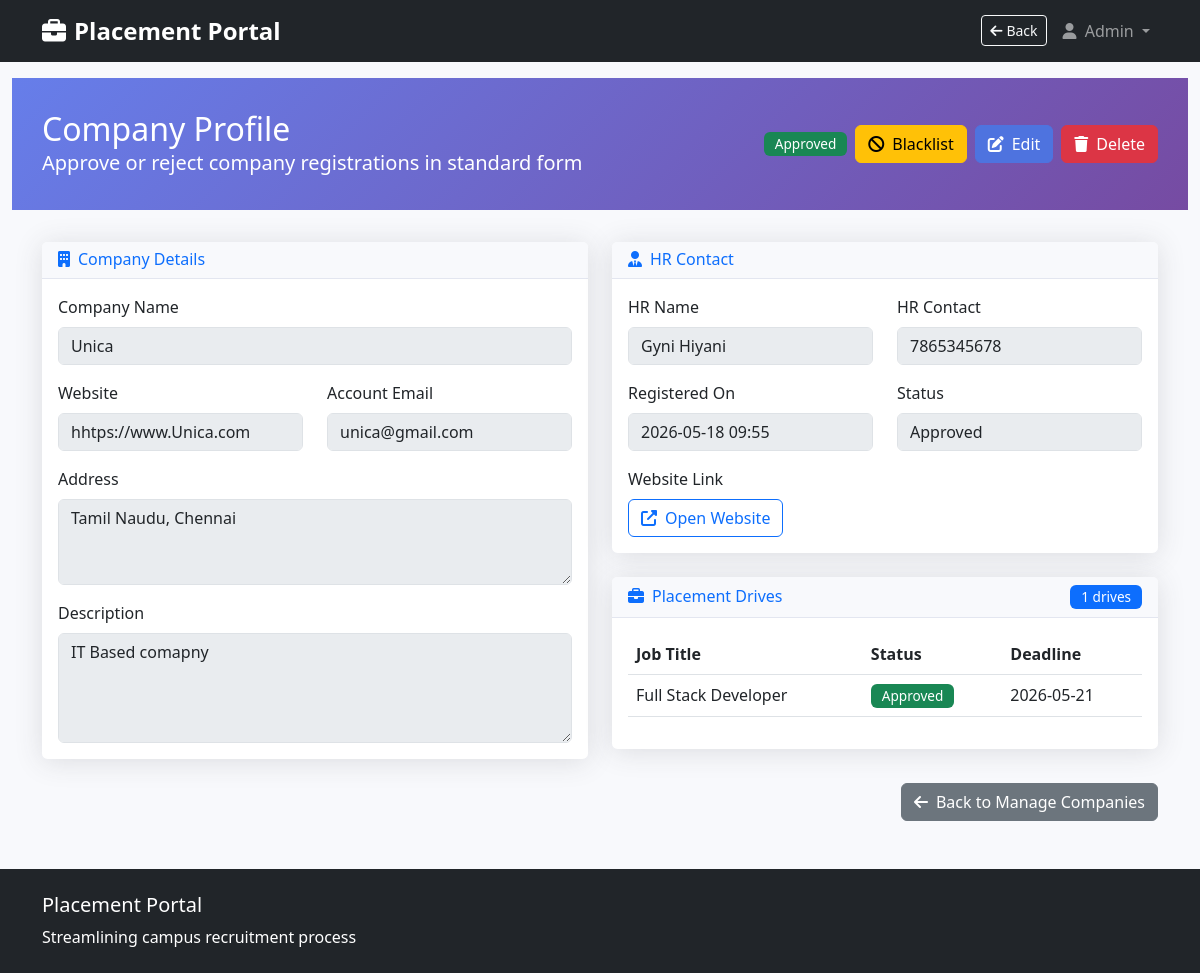
The page /admin/company/1 (signed in) on the database its author committed.
### models.py (models this page shows, shortened)
class Company(db.Model):
    __tablename__ = 'companies'
    id = db.Column(db.Integer, primary_key=True)
    user_id = db.Column(db.Integer, db.ForeignKey('users.id'), nullable=False, unique=True)
    company_name = db.Column(db.String(200), nullable=False)
    hr_name = db.Column(db.String(100), nullable=False)
    hr_contact = db.Column(db.String(20), nullable=False)
    website = db.Column(db.String(200))
    address = db.Column(db.Text)
    description = db.Column(db.Text)
    is_approved = db.Column(db.Boolean, default=False)
    created_at = db.Column(db.DateTime, default=datetime.utcnow)
    user = db.relationship('User', backref=db.backref('company_profile', uselist=False))
    drives = db.relationship('PlacementDrive', backref='company', lazy=True)

class User(UserMixin, db.Model):
    __tablename__ = 'users'
    id = db.Column(db.Integer, primary_key=True)
    email = db.Column(db.String(120), unique=True, nullable=False)
    password = db.Column(db.String(255), nullable=False)
    role = db.Column(db.String(20), nullable=False)  # admin, company, student
    is_blacklisted = db.Column(db.Boolean, default=False)
    created_at = db.Column(db.DateTime, default=datetime.utcnow)
    @property
    def is_active(self):
        return not self.is_blacklisted

class PlacementDrive(db.Model):
    __tablename__ = 'placement_drives'
    id = db.Column(db.Integer, primary_key=True)
    company_id = db.Column(db.Integer, db.ForeignKey('companies.id'), nullable=False)
    job_title = db.Column(db.String(200), nullable=False)
    job_description = db.Column(db.Text, nullable=False)
    eligibility_criteria = db.Column(db.String(50), nullable=False)  # Min CGPA
    location = db.Column(db.String(100))
    salary_package = db.Column(db.String(50))
    application_deadline = db.Column(db.Date, nullable=False)
    status = db.Column(db.String(20), default='pending')  # pending, approved, rejected, closed
    created_at = db.Column(db.DateTime, default=datetime.utcnow)
    applications = db.relationship('Application', backref='drive', lazy=True)

### app.py (the view)
@app.route('/admin/company/<int:company_id>')
@login_required
def admin_company_detail(company_id):
    if current_user.role != 'admin':
        flash('Access denied.', 'danger')
        return redirect(url_for('home'))
    company = Company.query.get_or_404(company_id)
    return render_template('admin/company_detail.html', company=company)

### app.py (called while the page is built)
@app.context_processor
def inject_current_time():
    now = datetime.utcnow()
    fallback_url = url_for('home')
    if current_user.is_authenticated:
        if current_user.role == 'admin':
            fallback_url = url_for('admin_dashboard')
        elif current_user.role == 'company':
            fallback_url = url_for('company_dashboard')
        elif current_user.role == 'student':
            fallback_url = url_for('student_dashboard')
    referrer = request.referrer
    safe_referrer = None
    if referrer and referrer.startswith(request.host_url) and referrer != request.url:
        safe_referrer = referrer
    return {
        'current_time': now,
        'current_date': now.date(),
        'back_url': safe_referrer or fallback_url,
        'show_back': current_user.is_authenticated,
    }

@login_manager.user_loader
def load_user(user_id):
    return db.session.get(User, int(user_id))

### templates/admin/company_detail.html (shortened to what this page needs)
{% extends "base.html" %}
{% block content %}
<div class="container-fluid">
    <div class="dashboard-header">
        <div class="container">
            <div class="d-flex justify-content-between align-items-center">
                <div>
                    <h1 class="h2 mb-0">Company Profile</h1>
                    <p class="lead mb-0">Approve or reject company registrations in standard form</p>
                </div>
                <div class="d-flex gap-2">
                    {% if company.is_approved %}
                        <span class="badge bg-success align-self-center">Approved</span>
                    {% else %}
                        <span class="badge bg-warning align-self-center">Pending</span>
                    {% endif %}
                    {% if company.user.is_blacklisted %}
                        <a href="{{ url_for('unblacklist_company', company_id=company.id, next=url_for('admin_company_detail', company_id=company.id)) }}" class="btn btn-success"
                           onclick="return confirm('Activate this company account?')">
                            <i class="fas fa-check me-2"></i>Activate
                        </a>
                    {% else %}
                        <a href="{{ url_for('blacklist_company', company_id=company.id, next=url_for('admin_company_detail', company_id=company.id)) }}" class="btn btn-warning"
                           onclick="return confirm('Are you sure you want to blacklist this company?')">
                            <i class="fas fa-ban me-2"></i>Blacklist
                        </a>
                    {% endif %}
                    <a href="{{ url_for('admin_company_edit', company_id=company.id) }}" class="btn btn-primary">
                        <i class="fas fa-edit me-2"></i>Edit
                    </a>
                    <form method="POST" action="{{ url_for('admin_company_delete', company_id=company.id) }}" class="d-inline" onsubmit="return confirm('Are you sure you want to delete this company?');">
                        <button type="submit" class="btn btn-danger">
                            <i class="fas fa-trash me-2"></i>Delete
                        </button>
                    </form>
                </div>
            </div>
        </div>
    </div>
    <div class="container mt-4">
        <div class="row">
            <div class="col-lg-6">
                <div class="card mb-4">
                    <div class="card-header">
                        <h6 class="m-0 font-weight-bold text-primary">
                            <i class="fas fa-building me-2"></i>Company Details
                        </h6>
                    </div>
                    <div class="card-body">
                        <div class="mb-3">
                            <label class="form-label">Company Name</label>
                            <input type="text" class="form-control" value="{{ company.company_name }}" disabled>
                        </div>
                        <div class="row">
                            <div class="col-md-6 mb-3">
                                <label class="form-label">Website</label>
                                <input type="text" class="form-control" value="{{ company.website or '' }}" disabled>
                            </div>
                            <div class="col-md-6 mb-3">
                                <label class="form-label">Account Email</label>
                                <input type="text" class="form-control" value="{{ company.user.email }}" disabled>
                            </div>
                        </div>
                        <div class="mb-3">
                            <label class="form-label">Address</label>
                            <textarea class="form-control" rows="3" disabled>{{ company.address or 'Not provided' }}</textarea>
                        </div>
                        <div class="mb-0">
                            <label class="form-label">Description</label>
                            <textarea class="form-control" rows="4" disabled>{{ company.description or 'Not provided' }}</textarea>
                        </div>
                    </div>
                </div>
            </div>
            <div class="col-lg-6">
                <div class="card mb-4">
                    <div class="card-header">
                        <h6 class="m-0 font-weight-bold text-primary">
                            <i class="fas fa-user-tie me-2"></i>HR Contact
                        </h6>
                    </div>
                    <div class="card-body">
                        <div class="row">
                            <div class="col-md-6 mb-3">
                                <label class="form-label">HR Name</label>
                                <input type="text" class="form-control" value="{{ company.hr_name }}" disabled>
                            </div>
                            <div class="col-md-6 mb-3">
                                <label class="form-label">HR Contact</label>
                                <input type="text" class="form-control" value="{{ company.hr_contact }}" disabled>
                            </div>
                        </div>
                        <div class="row">
                            <div class="col-md-6 mb-3">
                                <label class="form-label">Registered On</label>
                                <input type="text" class="form-control" value="{{ company.created_at.strftime('%Y-%m-%d %H:%M') if company.created_at else '' }}" disabled>
                            </div>
                            <div class="col-md-6 mb-3">
                                <label class="form-label">Status</label>
                                <input type="text" class="form-control" value="{% if company.is_approved %}Approved{% else %}Pending{% endif %}" disabled>
                            </div>
                        </div>
                        <div class="mb-0">
                            <label class="form-label">Website Link</label>
                            <div>
                                {% if company.website %}
                                    <a href="{{ company.website }}" target="_blank" class="btn btn-outline-primary">
                                        <i class="fas fa-external-link-alt me-2"></i>Open Website
                                    </a>
                                {% else %}
                                    <p class="text-muted mb-0">No website provided</p>
                                {% endif %}
                            </div>
                        </div>
                    </div>
                </div>
                <div class="card mb-4">
                    <div class="card-header d-flex justify-content-between align-items-center">
                        <h6 class="m-0 font-weight-bold text-primary">
                            <i class="fas fa-briefcase me-2"></i>Placement Drives
                        </h6>
                        <span class="badge bg-primary">{{ company.drives|length }} drives</span>
                    </div>
                    <div class="card-body">
                        {% if company.drives %}
                            <div class="table-responsive">
                                <table class="table table-hover">
                                    <thead>
                                        <tr>
                                            <th>Job Title</th>
                                            <th>Status</th>
                                            <th>Deadline</th>
                                        </tr>
                                    </thead>
                                    <tbody>
                                        {% for drive in company.drives %}
                                            <tr>
                                                <td>{{ drive.job_title }}</td>
                                                <td>
                                                    {% if drive.status == 'pending' %}
                                                        <span class="badge bg-warning">Pending</span>
                                                    {% elif drive.status == 'approved' %}
                                                        <span class="badge bg-success">Approved</span>
                                                    {% elif drive.status == 'rejected' %}
                                                        <span class="badge bg-danger">Rejected</span>
                                                    {% else %}
                                                        <span class="badge bg-secondary">{{ drive.status|title }}</span>
                                                    {% endif %}
                                                </td>
                                                <td>{{ drive.application_deadline.strftime('%Y-%m-%d') if drive.application_deadline else '' }}</td>
                                            </tr>
                                        {% endfor %}
                                    </tbody>
                                </table>
                            </div>
                        {% else %}
                            <p class="text-muted mb-0">No placement drives created yet.</p>
                        {% endif %}
                    </div>
                </div>
            </div>
        </div>
        <div class="d-flex justify-content-end">
            <a href="{{ url_for('admin_companies') }}" class="btn btn-secondary">
                <i class="fas fa-arrow-left me-2"></i>Back to Manage Companies
            </a>
        </div>
    </div>
</div>
{% endblock %}

### static/css/style.css (style rules this page uses)
:root { --primary: #4e73df; --secondary: #858796; --success: #1cc88a; --info: #36b9cc; --warning: #f6c23e; --danger: #e74a3b; --light: #f8f9fc; --dark: #5a5c69; }
body { font-family: 'Segoe UI', Tahoma, Geneva, Verdana, sans-serif; background-color: #f8f9fc; }
.card { border: none; border-radius: 0.35rem; box-shadow: 0 0.15rem 1.75rem 0 rgba(58, 59, 69, 0.15); margin-bottom: 1.5rem; }
.card-header { background-color: #f8f9fc; border-bottom: 1px solid #e3e6f0; }
.btn-primary { background-color: var(--primary); border-color: var(--primary); }
.table th { border-top: none; }
.badge { padding: 0.4em 0.8em; font-size: 0.85em; font-weight: 500; }
.dashboard-header { background: linear-gradient(135deg, #667eea 0%, #764ba2 100%); color: white; padding: 2rem 0; margin-bottom: 2rem; }

### rows shown on the page
Company: company_name "Unica", website "hhtps://www.Unica.com", address "Tamil Naudu, Chennai", description "IT Based comapny", hr_name "Gyni Hiyani", hr_contact "7865345678", created_at "2026-05-18 09:55", is_approved "Approved"
User: user.email "unica@gmail.com"
PlacementDrive: job_title "Full Stack Developer", status "Approved", application_deadline "2026-05-21"

### other values the page prints
{{ company.drives|length }} "1"
